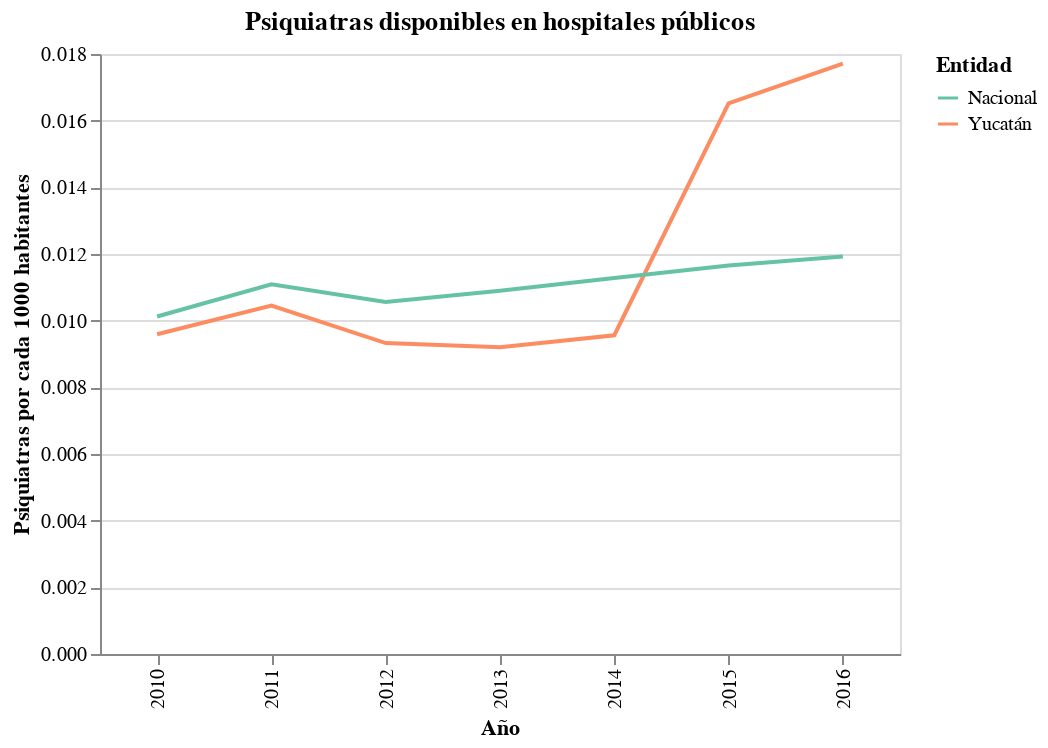

The notebook cell saved with this chart:
### Markdown cell above
Al igual que con los psicólogos, en el año 2015 tuvo un incremento en el número de psiquiatras, pero el aumento en el año 2016 fue más considerable que en el caso de los psicólogos.

### Code cell
psiqs = psiquiatras.sort_values(by=['AÑO', 'PSIQUIATRAS_POR_1000_HAB'], ascending=[True, False]).drop(columns=['CLAVE_ENTIDAD', 'CLAVE_SEXO', 'SEXO'])
psiqs['ENTIDAD'] = psiqs['ENTIDAD'].apply(lambda x: x.capitalize())

psiqs_yuc = alt.Chart(psiqs.query('ENTIDAD == "Yucatán"')).mark_line().encode(
    x = alt.X('AÑO:N', title='Año'),
    y = alt.Y('PSIQUIATRAS_POR_1000_HAB:Q', title='Psiquiatras por cada 1000 habitantes'),
    color = alt.Color('ENTIDAD:N', title='Entidad', scale=alt.Scale(scheme='set2'))
)

psiqs_nac = alt.Chart(psiqs.query('ENTIDAD == "Nacional"')).mark_line().encode(
    x = alt.X('AÑO:N', title='Año'),
    y = alt.Y('PSIQUIATRAS_POR_1000_HAB:Q', title='Psiquiatras por cada 1000 habitantes'),
    color = alt.Color('ENTIDAD:N', title='Entidad', scale=alt.Scale(scheme='set2'))
)

psiqs_line = psiqs_yuc + psiqs_nac
psiqs_line.properties(
    width=400,
    title='Psiquiatras disponibles en hospitales públicos'
)

### Figure 1 — Vega-Lite specification as saved in the notebook (floating-point values rounded to 4 significant figures)
{"config": {"view": {"continuousWidth": 400, "continuousHeight": 300}}, "layer": [{"data": {"name": "data-b2c32988a1881178929cd454f8457e98"}, "mark": "line", "encoding": {"color": {"type": "nominal", "field": "ENTIDAD", "scale": {"scheme": "set2"}, "title": "Entidad"}, "x": {"type": "nominal", "field": "AÑO", "title": "Año"}, "y": {"type": "quantitative", "field": "PSIQUIATRAS_POR_1000_HAB", "title": "Psiquiatras por cada 1000 habitantes"}}}, {"data": {"name": "data-cd18600e32d9db1cde082bdbee7bf13f"}, "mark": "line", "encoding": {"color": {"type": "nominal", "field": "ENTIDAD", "scale": {"scheme": "set2"}, "title": "Entidad"}, "x": {"type": "nominal", "field": "AÑO", "title": "Año"}, "y": {"type": "quantitative", "field": "PSIQUIATRAS_POR_1000_HAB", "title": "Psiquiatras por cada 1000 habitantes"}}}], "title": "Psiquiatras disponibles en hospitales públicos", "width": 400, "$schema": "https://vega.github.io/schema/vega-lite/v4.8.1.json", "datasets": {"data-b2c32988a1881178929cd454f8457e98": [{"AÑO": 2010, "ENTIDAD": "Yucatán", "PSIQUIÁTRAS": 19, "POBLACIÓN_MÉDIA_TOTAL": 1981000.0, "PSIQUIATRAS_POR_1000_HAB": 0.009593}, {"AÑO": 2011, "ENTIDAD": "Yucatán", "PSIQUIÁTRAS": 21, "POBLACIÓN_MÉDIA_TOTAL": 2009000.0, "PSIQUIATRAS_POR_1000_HAB": 0.01045}, {"AÑO": 2012, "ENTIDAD": "Yucatán", "PSIQUIÁTRAS": 19, "POBLACIÓN_MÉDIA_TOTAL": 2037000.0, "PSIQUIATRAS_POR_1000_HAB": 0.009329}, {"AÑO": 2013, "ENTIDAD": "Yucatán", "PSIQUIÁTRAS": 19, "POBLACIÓN_MÉDIA_TOTAL": 2064000.0, "PSIQUIATRAS_POR_1000_HAB": 0.009205}, {"AÑO": 2014, "ENTIDAD": "Yucatán", "PSIQUIÁTRAS": 20, "POBLACIÓN_MÉDIA_TOTAL": 2092000.0, "PSIQUIATRAS_POR_1000_HAB": 0.009562}, {"AÑO": 2015, "ENTIDAD": "Yucatán", "PSIQUIÁTRAS": 35, "POBLACIÓN_MÉDIA_TOTAL": 2119000.0, "PSIQUIATRAS_POR_1000_HAB": 0.01652}, {"AÑO": 2016, "ENTIDAD": "Yucatán", "PSIQUIÁTRAS": 38, "POBLACIÓN_MÉDIA_TOTAL": 2146000.0, "PSIQUIATRAS_POR_1000_HAB": 0.01771}], "data-cd18600e32d9db1cde082bdbee7bf13f": [{"AÑO": 2010, "ENTIDAD": "Nacional", "PSIQUIÁTRAS": 1157, "POBLACIÓN_MÉDIA_TOTAL": 114300000.0, "PSIQUIATRAS_POR_1000_HAB": 0.01013}, {"AÑO": 2011, "ENTIDAD": "Nacional", "PSIQUIÁTRAS": 1283, "POBLACIÓN_MÉDIA_TOTAL": 115700000.0, "PSIQUIATRAS_POR_1000_HAB": 0.01109}, {"AÑO": 2012, "ENTIDAD": "Nacional", "PSIQUIÁTRAS": 1236, "POBLACIÓN_MÉDIA_TOTAL": 117100000.0, "PSIQUIATRAS_POR_1000_HAB": 0.01056}, {"AÑO": 2013, "ENTIDAD": "Nacional", "PSIQUIÁTRAS": 1290, "POBLACIÓN_MÉDIA_TOTAL": 118400000.0, "PSIQUIATRAS_POR_1000_HAB": 0.0109}, {"AÑO": 2014, "ENTIDAD": "Nacional", "PSIQUIÁTRAS": 1350, "POBLACIÓN_MÉDIA_TOTAL": 119700000.0, "PSIQUIATRAS_POR_1000_HAB": 0.01128}, {"AÑO": 2015, "ENTIDAD": "Nacional", "PSIQUIÁTRAS": 1410, "POBLACIÓN_MÉDIA_TOTAL": 121000000.0, "PSIQUIATRAS_POR_1000_HAB": 0.01165}, {"AÑO": 2016, "ENTIDAD": "Nacional", "PSIQUIÁTRAS": 1458, "POBLACIÓN_MÉDIA_TOTAL": 122300000.0, "PSIQUIATRAS_POR_1000_HAB": 0.01192}]}}
